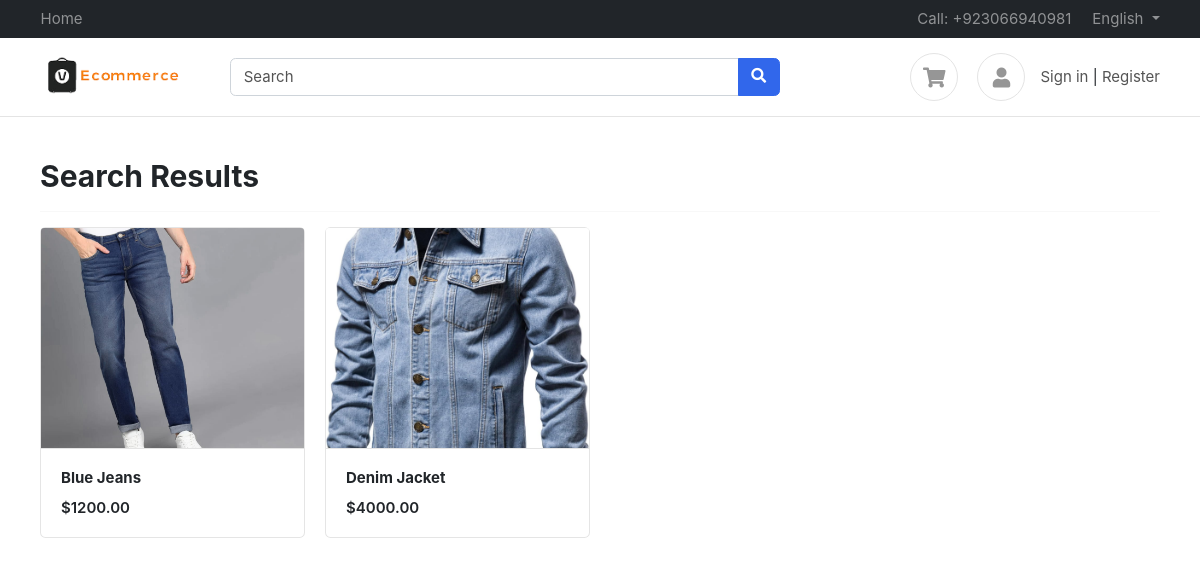
The app's page /search/ with its own data.
### products/models.py (models this page shows, shortened)
class Product(BaseModel):
    product_name = models.CharField(max_length=100)
    slug = models.SlugField(unique=True, null=True, blank=True)
    category = models.ForeignKey(Category, on_delete=models.CASCADE, related_name='products')
    price = models.IntegerField()
    modal_number = models.CharField(max_length=100, blank=True, null=True)
    description = models.TextField()
    color_variant = models.ManyToManyField(ColorVariant, blank=True)
    size_variant = models.ManyToManyField(SizeVariant, blank=True)

class ProductImage(BaseModel):
    product = models.ForeignKey(Product, on_delete=models.CASCADE, related_name='product_images')
    image = models.ImageField(upload_to='product')

### home/views.py (the view)
# urls.py: path('search/', search_page, name='search'),
def search_page(request):
    query = request.GET.get('query', '')
    if query:
        products = Product.objects.filter(product_name__icontains=query)
    else:
        products = Product.objects.all()
    return render(request, 'home/search_page.html', {'products': products})

### templates/home/search_page.html
{% extends "base/base.html" %}
{% block start %}
<section class="section-content padding-y">
    <div class="container">
        <div class="row">
            <div class="col-md-12">
                <h2 class="title text-dark">Search Results</h2>
                <hr/>
                {% if products %}
                    <div class="row">
                        {% for product in products %}
                        <div class="col-md-3">
                            <figure class="card card-product-grid">
                                <div class="img-wrap overflow-hidden"> <img src="/media/{{product.product_images.first.image}}" alt="{{product.product_name}} image" class="img-fluid w-100 h-100 object-fit-cover">> </div>
                                <figcaption class="info-wrap border-top">
                                    <a href="{% url 'get_product' product.slug%}" class="title">
                                        <b>{{product.product_name}}</b>
                                    </a>
                                    <div class="price mt-2">${{product.price}}.00</div>
                                </figcaption>
                            </figure>
                        </div>
                        {% endfor %}
                    </div>
                {% else %}
                    <div class="alert alert-warning" role="alert">
                        No products found for "{{ request.GET.query }}".
                    </div>
                {% endif %}
            </div>
        </div>
    </div>
</section>
{% endblock %}

### public/static/css/ui.css (style rules this page uses)
html { font-family: 'Inter', sans-serif; font-size: 15px; }
.img-wrap { text-align: center; display: block; }
.img-wrap img { max-width: 100%; }
.padding-y { padding-top: 40px; padding-bottom: 40px; }
figure { margin-bottom: 0; }
.card .title { color: #212529; }
[class*='card-product'] a.title { color: #212529; display: block; }
[class*='card-product'] .img-wrap { overflow: hidden; position: relative; }
[class*='card-product'] .img-wrap img { height: 100%; max-width: 100%; width: auto; display: inline-block; object-fit: cover; }
.card-product-grid { margin-bottom: 20px; }
.card-product-grid .img-wrap { border-radius: 0.2rem 0.2rem 0 0; height: 220px; }
.card-product-grid .info-wrap { overflow: hidden; padding: 18px 20px; }
.card .img-wrap { overflow: hidden; }
.price { font-weight: 600; color: #212529; }

### records on screen
Product: product_images.first.image (picture), product_name "Blue Jeans", price "1200"
Product: product_images.first.image (picture), product_name "Denim Jacket", price "4000"
